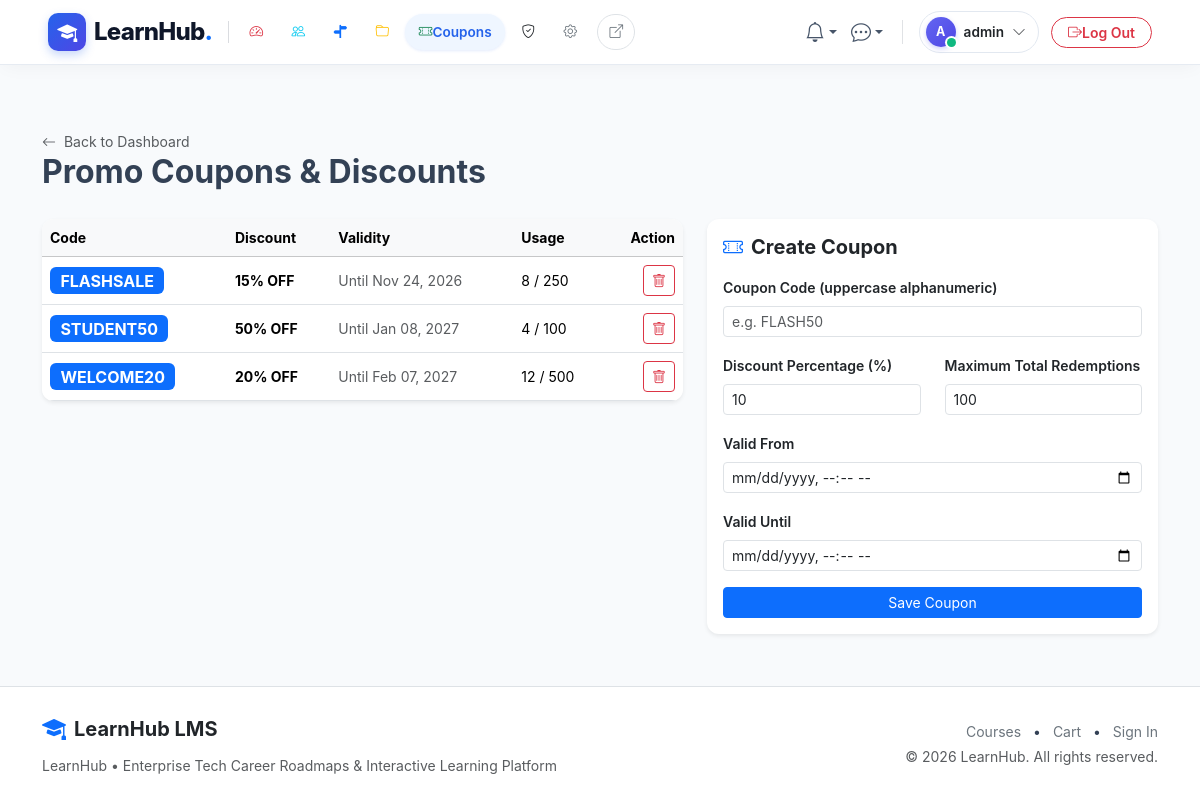
The page /admin/coupons (signed in) on the database its author committed.
### app/models/users.py (models this page shows, shortened)
class User(UserMixin, db.Model):
    __tablename__ = 'users'
    id = db.Column(db.Integer, primary_key=True)
    email = db.Column(db.String(120), unique=True, nullable=False, index=True)
    username = db.Column(db.String(80), unique=True, nullable=False, index=True)
    password_hash = db.Column(db.String(255), nullable=False)
    role_id = db.Column(db.Integer, db.ForeignKey('roles.id'), nullable=False)
    is_active = db.Column(db.Boolean, default=True, nullable=False)
    last_login = db.Column(db.DateTime, nullable=True)
    created_at = db.Column(db.DateTime, default=utcnow, nullable=False)
    role = db.relationship('Role', back_populates='users', lazy='joined')
    profile = db.relationship('UserProfile', back_populates='user', uselist=False, cascade='all, delete-orphan', lazy='joined')
    notifications = db.relationship('Notification', back_populates='user', cascade='all, delete-orphan', lazy='select', order_by='Notification.created_at.desc()')
    enrollments = db.relationship('Enrollment', back_populates='user', lazy='select')
    orders = db.relationship('Order', back_populates='user', lazy='select')
    course_instructors = db.relationship('CourseInstructor', back_populates='user', lazy='select')
    created_courses = db.relationship('Course', back_populates='creator', foreign_keys='Course.created_by', lazy='select')
    wishlists = db.relationship('Wishlist', back_populates='user', cascade='all, delete-orphan', lazy='select')
    quiz_attempts = db.relationship('QuizAttempt', back_populates='user', lazy='select')
    submissions = db.relationship('Submission', back_populates='user', lazy='select')
    forum_threads = db.relationship('ForumThread', back_populates='author', lazy='select')
    forum_posts = db.relationship('ForumPost', back_populates='author', lazy='select')
    post_likes = db.relationship('PostLike', back_populates='user', cascade='all, delete-orphan', lazy='select')
    sent_messages = db.relationship('Message', back_populates='sender', foreign_keys='Message.sender_id', lazy='select')
    received_messages = db.relationship('Message', back_populates='recipient', foreign_keys='Message.recipient_id', lazy='select')
    user_badges = db.relationship('UserBadge', back_populates='user', cascade='all, delete-orphan', lazy='select')
    reviews = db.relationship('Review', back_populates='user', lazy='select')
    audit_logs = db.relationship('AuditLog', back_populates='user', lazy='select')
    def has_role(self, role_name: str) -> bool:
        return bool(self.role and self.role.name.lower() == role_name.lower())
    @property
    def is_admin(self) -> bool:
        return self.has_role('admin')
    @property
    def is_instructor(self) -> bool:
        return self.has_role('instructor')

### app/models/commerce.py (models this page shows, shortened)
class Coupon(db.Model):
    __tablename__ = 'coupons'
    __table_args__ = (
        db.CheckConstraint('discount_percent >= 1 AND discount_percent <= 100', name='check_coupon_discount_range'),
    )
    id = db.Column(db.Integer, primary_key=True)
    code = db.Column(db.String(50), unique=True, nullable=False, index=True)
    discount_percent = db.Column(db.Integer, nullable=False)
    valid_from = db.Column(db.DateTime, default=utcnow, nullable=False)
    valid_to = db.Column(db.DateTime, nullable=False)
    usage_limit = db.Column(db.Integer, default=100, nullable=False)
    times_used = db.Column(db.Integer, default=0, nullable=False)
    created_at = db.Column(db.DateTime, default=utcnow, nullable=False)
    orders = db.relationship('Order', back_populates='coupon', lazy='select')
    def is_valid(self) -> bool:
        now = datetime.now(timezone.utc)
        v_from = self.valid_from if self.valid_from.tzinfo else self.valid_from.replace(tzinfo=timezone.utc)
        v_to = self.valid_to if self.valid_to.tzinfo else self.valid_to.replace(tzinfo=timezone.utc)
        if now < v_from or now > v_to:
            return False
        if self.times_used >= self.usage_limit:
            return False
        return True

### app/blueprints/admin/routes.py (the view, shortened to what this page needs)
@admin_bp.route('/coupons', methods=['GET', 'POST'])
def coupons():
    form = CouponForm()
    items = Coupon.query.order_by(Coupon.created_at.desc()).all()
    return render_template('admin/coupons.html', coupons=items, form=form)

### app/templates/admin/coupons.html (shortened to what this page needs)
{% extends 'base.html' %}
{% block content %}
<div class="container py-4">
  <div class="d-flex justify-content-between align-items-center mb-4">
    <div>
      <a href="{{ url_for('admin.dashboard') }}" class="text-muted small text-decoration-none">
        <i class="bi bi-arrow-left me-1"></i> Back to Dashboard
      </a>
      <h2 class="fw-bold mb-1">Promo Coupons & Discounts</h2>
    </div>
  </div>
  <div class="row g-4">
    <div class="col-lg-7">
      <div class="card shadow-sm border-0">
        <div class="table-responsive">
          <table class="table table-hover align-middle mb-0 small">
            <thead class="table-light">
              <tr>
                <th>Code</th>
                <th>Discount</th>
                <th>Validity</th>
                <th>Usage</th>
                <th class="text-end">Action</th>
              </tr>
            </thead>
            <tbody>
              {% for c in coupons %}
                <tr>
                  <td><span class="badge bg-primary fs-6">{{ c.code }}</span></td>
                  <td class="fw-bold">{{ c.discount_percent }}% OFF</td>
                  <td class="text-muted">
                    Until {{ c.valid_to.strftime('%b %d, %Y') }}
                  </td>
                  <td>{{ c.times_used }} / {{ c.usage_limit }}</td>
                  <td class="text-end">
                    <form action="{{ url_for('admin.delete_coupon', id=c.id) }}" method="POST">
                      <button type="submit" class="btn btn-sm btn-outline-danger"><i class="bi bi-trash"></i></button>
                    </form>
                  </td>
                </tr>
              {% else %}
                <tr><td colspan="5" class="text-center py-3 text-muted">No coupons created yet.</td></tr>
              {% endfor %}
            </tbody>
          </table>
        </div>
      </div>
    </div>
    <div class="col-lg-5">
      <div class="card p-3 shadow-sm border-0 sticky-top" style="top: 80px;">
        <h5 class="fw-bold mb-3"><i class="bi bi-ticket-perforated text-primary me-2"></i>Create Coupon</h5>
        <form method="POST">
          <div class="mb-3">
            {{ form.code.label(class="form-label small fw-semibold") }}
            {{ form.code(class="form-control form-control-sm", placeholder="e.g. FLASH50") }}
          </div>
          <div class="row">
            <div class="col-6 mb-3">
              {{ form.discount_percent.label(class="form-label small fw-semibold") }}
              {{ form.discount_percent(class="form-control form-control-sm") }}
            </div>
            <div class="col-6 mb-3">
              {{ form.usage_limit.label(class="form-label small fw-semibold") }}
              {{ form.usage_limit(class="form-control form-control-sm") }}
            </div>
          </div>
          <div class="mb-3">
            {{ form.valid_from.label(class="form-label small fw-semibold") }}
            {{ form.valid_from(class="form-control form-control-sm") }}
          </div>
          <div class="mb-3">
            {{ form.valid_to.label(class="form-label small fw-semibold") }}
            {{ form.valid_to(class="form-control form-control-sm") }}
          </div>
          <button type="submit" class="btn btn-primary btn-sm w-100">Save Coupon</button>
        </form>
      </div>
    </div>
  </div>
</div>
{% endblock %}

### app/templates/partials/navbar.html (shortened to what this page needs)
{% set is_preview = is_preview if is_preview is defined else (True if (request.args.get('preview') == '1' or session.get('live_preview')) and request.blueprint != 'admin' else False) %}
{% set preview_qs = preview_qs if preview_qs is defined else ('?preview=1' if is_preview else '') %}
{% set is_admin_panel = (request.blueprint == 'admin') %}
{% set is_user_logged_in = current_user.is_authenticated and not (is_preview and not is_admin_panel) %}
{% set is_admin_user = current_user.is_authenticated and current_user.is_admin and not (is_preview and not is_admin_panel) %}
<nav class="navbar navbar-expand-lg navbar-glass sticky-top py-2">
  <div class="container-fluid px-xl-5 px-lg-4 px-3">
    <a class="navbar-brand d-flex align-items-center gap-2 text-decoration-none me-2" href="{{ url_for('admin.dashboard') if (is_admin_panel or is_admin_user) else (url_for('catalog.home') ~ preview_qs) }}">
      <div class="brand-logo-squircle">
        <i class="bi bi-mortarboard-fill"></i>
      </div>
      <span class="fs-4 brand-text leading-none">LearnHub<span class="text-primary">.</span></span>
    </a>
    <div class="offcanvas-lg offcanvas-start flex-grow-1" tabindex="-1" id="navbarOffcanvas" aria-labelledby="navbarOffcanvasLabel">
      <div class="offcanvas-body d-flex flex-column flex-lg-row align-items-lg-center justify-content-between p-3 p-lg-0 w-100">
        <ul class="navbar-nav me-auto mb-2 mb-lg-0 align-items-lg-center gap-1 flex-lg-nowrap d-none d-lg-flex">
          {% if is_admin_panel %}
            {% set is_dash_active = (request.endpoint == 'admin.dashboard') %}
            {% set is_users_active = (request.endpoint and ('user' in request.endpoint or 'role' in request.endpoint)) %}
            {% set is_roadmaps_active = (request.endpoint and 'roadmap' in request.endpoint) %}
            {% set is_cat_active = (request.endpoint and ('categor' in request.endpoint or 'department' in request.endpoint or 'tag' in request.endpoint)) %}
            {% set is_coupons_active = (request.endpoint and 'coupon' in request.endpoint) %}
            {% set is_audit_active = (request.endpoint and 'audit' in request.endpoint) %}
            {% set is_settings_active = (request.endpoint and ('setting' in request.endpoint or 'badge' in request.endpoint)) %}
            <li class="nav-item">
              <a class="nav-link admin-nav-item {% if is_dash_active %}active{% endif %}" href="{{ url_for('admin.dashboard') }}" title="Dashboard">
                <i class="bi bi-speedometer2 text-danger {% if is_dash_active %}me-1.5{% endif %}"></i>
              </a>
            </li>
            <li class="nav-item">
              <a class="nav-link admin-nav-item {% if is_users_active %}active{% endif %}" href="{{ url_for('admin.users_list') }}" title="Users & Roles">
                <i class="bi bi-people text-info {% if is_users_active %}me-1.5{% endif %}"></i>
              </a>
            </li>
            <li class="nav-item">
              <a class="nav-link admin-nav-item {% if is_roadmaps_active %}active{% endif %}" href="{{ url_for('admin.roadmaps') }}" title="Career Roadmaps">
                <i class="bi bi-signpost-split-fill text-primary {% if is_roadmaps_active %}me-1.5{% endif %}"></i>
              </a>
            </li>
            <li class="nav-item">
              <a class="nav-link admin-nav-item {% if is_cat_active %}active{% endif %}" href="{{ url_for('admin.categories') }}" title="Categories & Taxonomy">
                <i class="bi bi-folder text-warning {% if is_cat_active %}me-1.5{% endif %}"></i>
              </a>
            </li>
            <li class="nav-item">
              <a class="nav-link admin-nav-item {% if is_coupons_active %}active{% endif %}" href="{{ url_for('admin.coupons') }}" title="Promo Coupons">
                <i class="bi bi-ticket-perforated text-success {% if is_coupons_active %}me-1.5{% endif %}"></i>
                {% if is_coupons_active %}<span>Coupons</span>{% endif %}
              </a>
            </li>
            <li class="nav-item">
              <a class="nav-link admin-nav-item {% if is_audit_active %}active{% endif %}" href="{{ url_for('admin.audit_logs') }}" title="Security Audit Logs">
                <i class="bi bi-shield-check text-dark {% if is_audit_active %}me-1.5{% endif %}"></i>
              </a>
            </li>
            <li class="nav-item">
              <a class="nav-link admin-nav-item {% if is_settings_active %}active{% endif %}" href="{{ url_for('admin.settings') }}" title="System Settings">
                <i class="bi bi-gear text-secondary {% if is_settings_active %}me-1.5{% endif %}"></i>
              </a>
            </li>
            <li class="nav-item ms-1">
              <a class="nav-link admin-nav-item text-secondary border" href="{{ url_for('catalog.home', preview=1) }}" target="_blank" title="View Live Website">
                <i class="bi bi-box-arrow-up-right"></i>
              </a>
            </li>
          {% endif %}
        </ul>
        <ul class="navbar-nav ms-auto mb-2 mb-lg-0 align-items-center gap-2 flex-nowrap justify-content-end d-none d-lg-flex">
          {% if is_user_logged_in %}
            <li class="nav-item dropdown">
              <a class="btn-nav-icon position-relative text-decoration-none dropdown-toggle border-0" href="#" id="navNotifDropdown" role="button" data-bs-toggle="dropdown" aria-expanded="false" title="Notifications">
                <i class="bi bi-bell fs-5"></i>
              </a>
            </li>
            <li class="nav-item dropdown">
              <a class="btn-nav-icon position-relative text-decoration-none dropdown-toggle border-0" href="#" id="navMsgDropdown" role="button" data-bs-toggle="dropdown" aria-expanded="false" title="Direct Messages">
                <i class="bi bi-chat-dots fs-5"></i>
              </a>
            </li>
            <li class="nav-item dropdown">
              <a class="user-profile-pill d-flex align-items-center gap-2 text-decoration-none" href="#" role="button" data-bs-toggle="dropdown" aria-expanded="false">
                <div class="position-relative">
                  <div class="avatar-nav-circle">
                    {{ (current_user.username[0]|upper) if current_user.username else 'U' }}
                  </div>
                  <span class="online-dot"></span>
                </div>
                <span class="fw-semibold text-dark user-name-label">{{ current_user.username }}</span>
                <i class="bi bi-chevron-down text-muted small ms-0.5"></i>
              </a>
            </li>
            {% if is_admin_panel or is_admin_user %}
              <li class="nav-item ms-1">
                <form action="{{ url_for('auth.logout') }}" method="POST" class="m-0">
                  <button type="submit" class="btn btn-outline-danger btn-sm rounded-pill px-3 py-1 fw-semibold d-flex align-items-center gap-1.5" title="Sign out of LearnHub">
                    <i class="bi bi-box-arrow-right"></i>
                    <span>Log Out</span>
                  </button>
                </form>
              </li>
            {% endif %}
          {% endif %}
        </ul>
      </div>
    </div>
  </div>
</nav>

### rows shown on the page
User: username "A", username "admin"
Coupon: code "FLASHSALE", discount_percent "15", valid_to "Nov 24, 2026", times_used "8", usage_limit "250"
Coupon: code "STUDENT50", discount_percent "50", valid_to "Jan 08, 2027", times_used "4", usage_limit "100"
Coupon: code "WELCOME20", discount_percent "20", valid_to "Feb 07, 2027", times_used "12", usage_limit "500"
